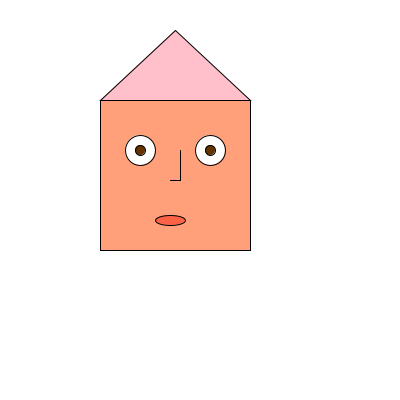
Frame 1 (no input)
Frame 60 (the mouse pressed at the canvas centre just before this capture): identical to frame 1, image omitted
Frame 120 (the mouse held since frame 60 and released just before this capture): identical to frame 1, image omitted

The Processing sketch that drew this single still picture (run headless with seeded random() and noise(); from frame 60 on, the mouse is pressed at the canvas centre):

// Processing sketch: processing_168597
// ── processing_168597.pde

void setup(){
  size(400, 400);
}

void draw(){
  background(255);
  fill (255,160,122);
  rect(100,100,150,150);
  fill (255,192,203);
  triangle (100,100, 250,100 , 175,30);
  fill (255);
  ellipse (140,150, 30, 30);
  ellipse (210,150, 30,30);
  fill (102,51,0);
  ellipse (140,150,10,10);
  ellipse (210,150,10,10);
  fill(255);
  line (180, 150, 180,180);
  line (180,180,170,180);
  fill (255,99,71);
  arc (170,220,30,10,0, 50);
  
}
